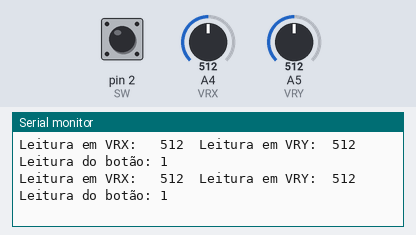
The sketch below on a simulated Arduino Uno, built with avr-gcc and run on an emulated ATmega328P. Shown: the last lines printed to the serial monitor. The inputs (shaded band) are chosen by the test bench; at power-on: A4 (VRX) = 512, A5 (VRY) = 512, pin 2 (SW) HIGH.

Above: at 1.2 s.
1.3 s: A4 (VRX) set to 109
At 1.38 s:
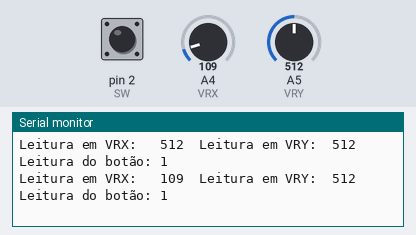
4.3 s: A4 (VRX) set to 90
At 4.32 s:
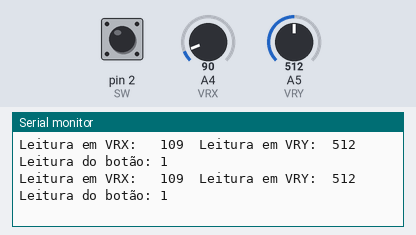
7.3 s: A5 (VRY) set to 111
At 7.36 s:
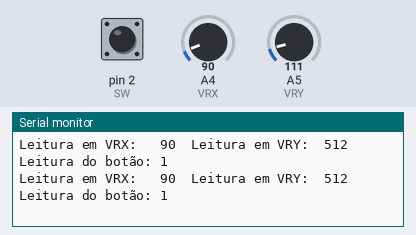
10.3 s: A5 (VRY) set to 95
At 10.32 s:
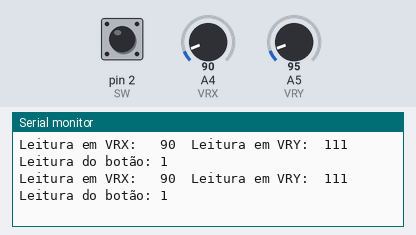
16.3 s: A4 (VRX) set to 11
At 16.35 s:
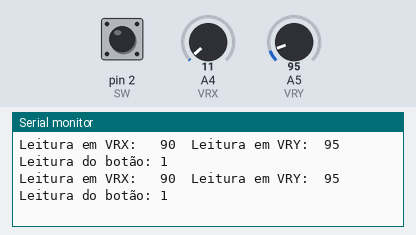
17.8 s: A4 (VRX) set to 8
At 20.25 s:
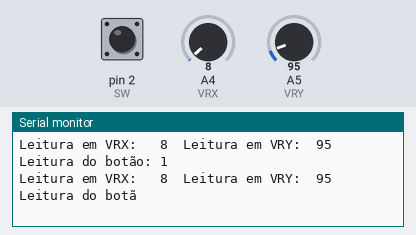
Timing chart, 0 to 20.3 s (numbered marks = the images above; inputs shaded):
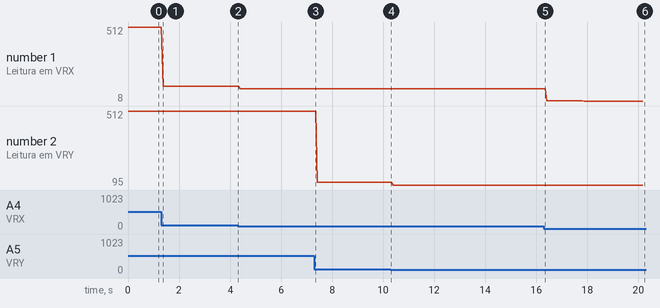

Measured:
- the behaviour switches between 10 and 9 on A4 (VRX) (found by bisection; images 5 and 6)
- after the input at 1.3 s, the serial monitor: prints a new line after 0.08 s (image 1)
- after the input at 17.8 s, the serial monitor: prints a new line after 0.07 s (image 6)
- plotted number 1: 512 → 109 after the input at 1.3 s, 109 → 90 after the input at 4.3 s, 90 → 11 after the input at 16.3 s, 11 → 8 after the input at 17.8 s
- plotted number 2: 512 → 111 after the input at 7.3 s, 111 → 95 after the input at 10.3 s

The sketch:

Joystick.ino
```cpp
const int VRX = A4;
const int VRY = A5;
const int SW = 2;

int leitura_botao = 0, leitura_VRX, leitura_VRY;
void setup() {
  Serial.begin(9600);
  pinMode(VRX, INPUT);
  pinMode(VRY, INPUT);
  pinMode(SW, INPUT_PULLUP);
}

void loop() {
  leitura_VRX = analogRead(VRX);
  leitura_VRY = analogRead(VRY);
  leitura_botao = digitalRead(SW);

  Serial.print("Leitura em VRX: ");
  Serial.print("\t");
  Serial.print(leitura_VRX);
  Serial.print("\t");
  Serial.print("Leitura em VRY:");
  Serial.print("\t");
  Serial.print(leitura_VRY);
  Serial.print("\t");
  Serial.print("Leitura do botão: ");
  Serial.println(leitura_botao);

  delay(10);
}
```
